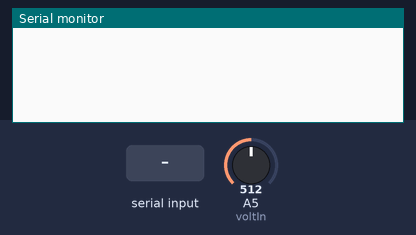
The sketch below on a simulated Arduino Uno, built with avr-gcc and run on an emulated ATmega328P. On the bench: the last lines printed to the serial monitor. The test bench sets the inputs (shaded band); at power-on: A5 (voltIn) = 512.

Above: at 1.2 s.
1.3 s: "1" received over Serial
At 1.78 s:
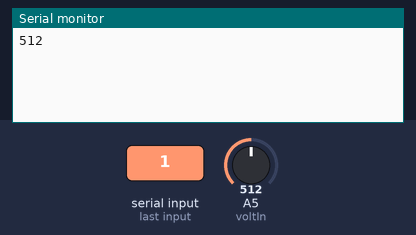
3.7 s: A5 (voltIn) set to 716
At 3.89 s:
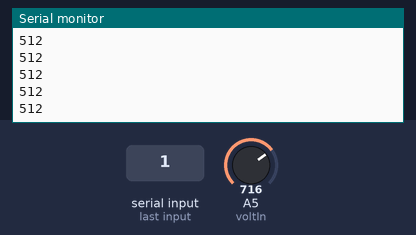
5.2 s: A5 (voltIn) set to 900
At 5.3 s:
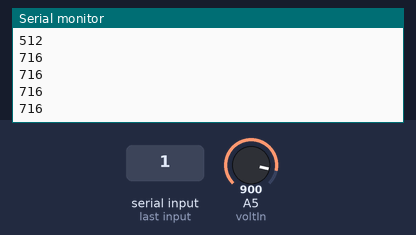
Timing chart, 0 to 8.2 s (numbered marks = the images above; inputs shaded):
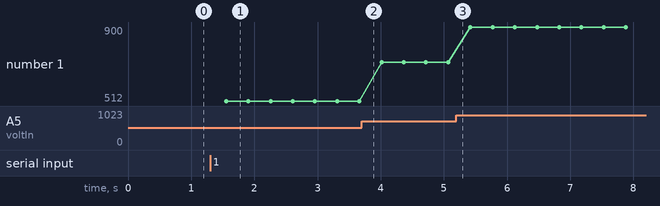

Measured:
- after the input at 1.3 s, the serial monitor: prints a new line after 0.25 s (image 1)
- plotted number 1: 512 → 716 after the input at 3.7 s, 716 → 900 after the input at 5.2 s

The sketch:

conductive_band_final.ino
```cpp
const int voltIn = A5;
byte incoming_val = 0;
bool isStart = false;
float values[10];
float sum = 0;

void setup()
{
  Serial.begin(9600);
  pinMode(voltIn, INPUT);
}

void loop()
{
  if(Serial.available() > 0)
  {
    incoming_val = Serial.read();
    if(incoming_val == '1')
    {
      isStart = true;
    }
    else if(incoming_val == '0')
    {
      isStart = false;
    }
  }

  if(isStart == true)
  {
    for(int j = 0; j < 10; j++)
    {
      values[j] = analogRead(voltIn);
      delay(25);
    }

    for(int j = 0; j < 10; j++)
    {
      sum += values[j];
    }

    sum /= 10;

    Serial.println(analogRead(voltIn));

    delay(100);
  }

}
```
